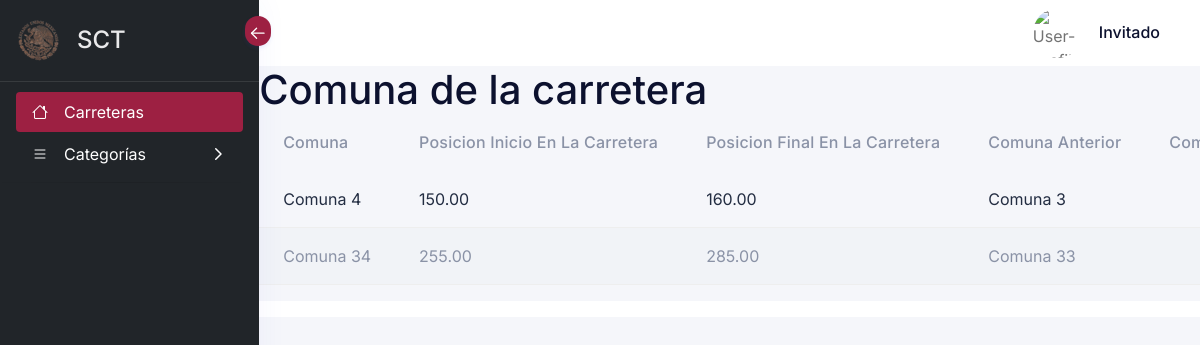
Page /?view=comuna&opt=comuna&Comuna=Tramo 4 on the committed database.
### tables this page shows
CREATE TABLE comunas (
    id_Comuna INT AUTO_INCREMENT PRIMARY KEY,
    Nombre VARCHAR(255) NOT NULL,
    Kilometros DECIMAL(10, 2) NOT NULL,
    Pos_Inicio DECIMAL(10, 2) NOT NULL,
    Pos_Final DECIMAL(10, 2) NOT NULL,
    Tramo_id INT,
    Comuna_Anterior INT,
    Comuna_Posterior INT,
    status int default 1,
    FOREIGN KEY (Tramo_id) REFERENCES tramos(id_Tramo),
    FOREIGN KEY (Comuna_Anterior) REFERENCES comunas(id_Comuna),
    FOREIGN KEY (Comuna_Posterior) REFERENCES comunas(id_Comuna)
);

### core/controller/Model.php (called while the page is built, shortened)
<?php
class Model {
	public static function exists($modelname){
		$fullpath = self::getFullpath($modelname);
		$found=false;
		if(file_exists($fullpath)){
			$found = true;
		}
		return $found;
	}
	public static function getFullpath($modelname){
		return "core/app/model/".$modelname.".php";
	}
	public static function many($query,$aclass){
		$cnt = 0;
		$array = array();
		while($r = $query->fetch_array()){
			$array[$cnt] = new $aclass;
			$cnt2=1;
			foreach ($r as $key => $v) {
				if($cnt2>0 && $cnt2%2==0){
					$array[$cnt]->$key = $v;
				}
				$cnt2++;
			}
			$cnt++;
		}
		return $array;
	}
}
?>

### core/controller/Executor.php (called while the page is built, shortened)
<?php
class Executor {
	public static function doit($sql){
		$con = Database::getCon();
		return array($con->query($sql),$con->insert_id);
	}
}
?>

### core/app/model/ComunaData.php (called while the page is built, shortened)
<?php
class ComunaData extends Extra{
	public static function getByTramo($Tramo)
	{
        $sql = "select
            c.id_Comuna,
            c.Nombre AS Nombre_Comuna,
            c.Pos_Inicio,
            c.Pos_Final,
            c.Kilometros AS Kilometros,
            ca.Nombre AS Comuna_Anterior,
            cp.Nombre AS Comuna_Posterior
            FROM
                comunas c
            JOIN
                tramos t ON t.id_Tramo = c.Tramo_id
            LEFT JOIN
                comunas ca ON c.Comuna_Anterior = ca.id_Comuna
            LEFT JOIN
                comunas cp ON c.Comuna_Posterior = cp.id_Comuna
            WHERE
                t.Nombre = '$Tramo' and c.status=1";
		$query = Executor::doit($sql);
		return Model::many($query[0],new ComunaData());
	}
}
?>

### core/controller/Layout.php (called while the page is built)
<?php
class Module {
	public static function loadLayout(){
		include "core/app/layouts/layout.php";
	}
}
?>

### core/controller/Lb.php (called while the page is built, shortened)
<?php
class Lb {
	public function start(){
		include "core/app/init.php";
	}
}
?>

### index.php (called while the page is built, shortened)
<?php
$lb = new Lb();
$lb->start();
?>

### core/app/view/comuna-view.php (the view, shortened to what this page needs)
<?php
    if(isset($_GET["opt"]) && $_GET["opt"] == "comuna"){
			$comuna = ComunaData::getByTramo($_GET['Comuna']);
			$found = false;
			if($comuna!=null){
					$found=true;
			}
if($found){
?>
<p class="h1">Comuna de la carretera</p>
<div class="bd-example table-responsive">
        <table class="table table-striped">
            <thead>
            <tr>
                <th scope="col">Comuna</th>
                <th scope="col">Posicion inicio en la carretera</th>
                <th scope="col">Posicion final en la carretera</th>
                <th scope="col">Comuna anterior</th>
                <th scope="col">Comuna posterior</th>
            </tr>
            </thead>
            <tbody>
            <?php
		        foreach ($comuna as $key => $row) {
		    ?>
            <tr>
                <td><?php echo $row->Nombre_Comuna; ?></td>
                <td><?php echo $row->Pos_Inicio; ?></td>
                <td><?php echo $row->Pos_Final; ?></td>
                <td><?php echo $row->Comuna_Anterior; ?></td>
                <td><?php echo $row->Comuna_Posterior; ?></td>
            </tr>
            <?php
                }
            ?>
            </tbody>
        </table>
</div>
<?php
}
    }
?>

### rows in the picture
comunas: Nombre "Comuna 4", Pos_Inicio "150.00", Pos_Final "160.00", Comuna_Anterior.Nombre "Comuna 3"
comunas: Nombre "Comuna 34", Pos_Inicio "255.00", Pos_Final "285.00", Comuna_Anterior.Nombre "Comuna 33"
